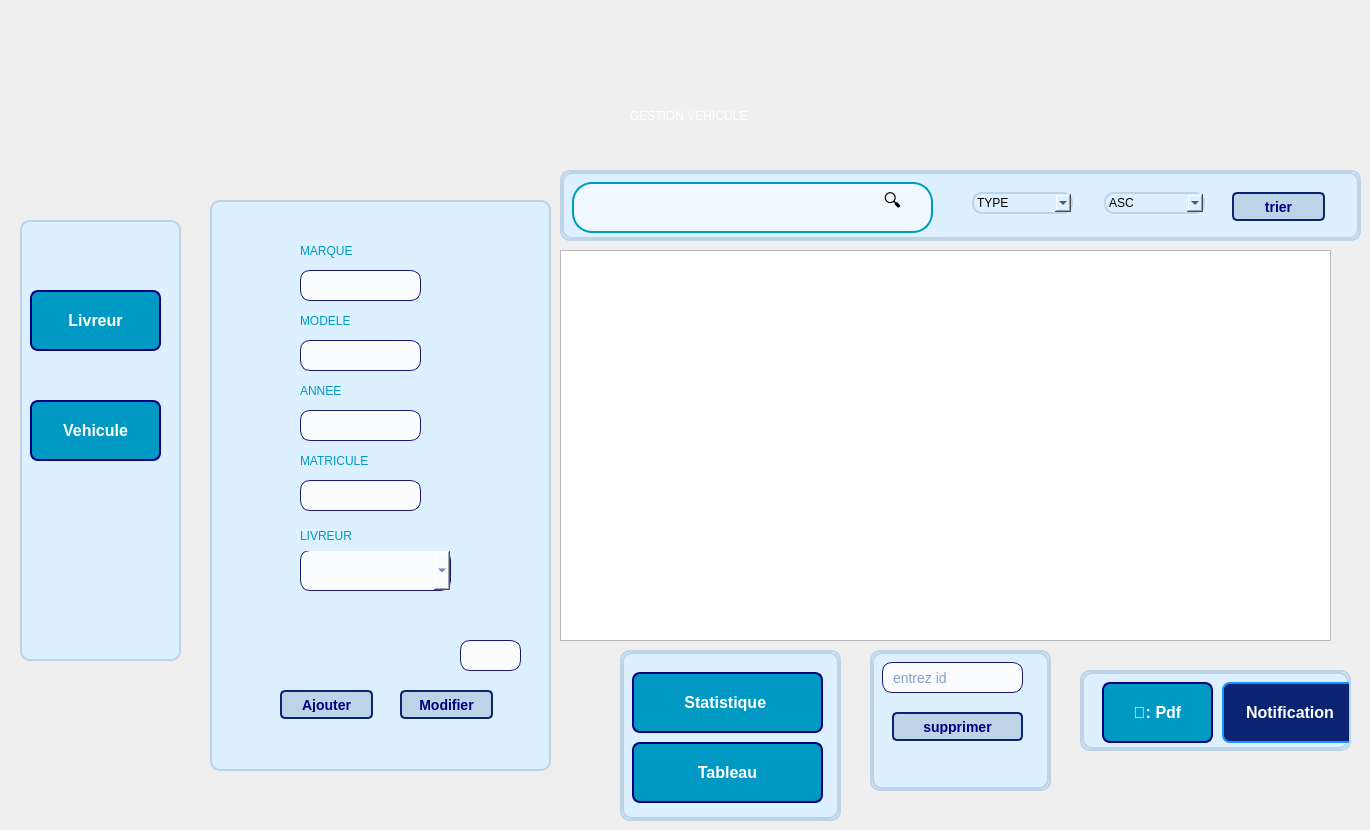
    <widget class="QWidget" name="vehicule">
     <widget class="QLineEdit" name="modele_vehicule">
      <property name="geometry">
       <rect>
        <x>300</x>
        <y>340</y>
        <width>121</width>
        <height>31</height>
       </rect>
      </property>
      <property name="styleSheet">
       <string notr="true">QLineEdit {
    background-color: rgb(250, 251, 252); /* Bleu clair */
    color: #0D47A1; /* Bleu foncé pour le texte */
    font-family: &quot;Poppins&quot;, sans-serif;
    font-size: 14px;
    padding: 8px;
    border: 1px solid #191970; /* Bleu minuit */
    border-radius: 10px; /* Coins arrondis */
    transition: all 0.3s ease-in-out;
}

QLineEdit:focus {
    border: 2px solid #1E90FF; /* Bleu royal lorsqu'on clique */
    background-color: rgb(200, 230, 255); /* Bleu plus clair */
    color: #0A3D91;
    outline: none;
}
</string>
      </property>
      <property name="text">
       <string/>
      </property>
     </widget>
     <widget class="QStackedWidget" name="stackedWidget_5">
      <property name="geometry">
       <rect>
        <x>560</x>
        <y>170</y>
        <width>801</width>
        <height>71</height>
       </rect>
      </property>
      <property name="styleSheet">
       <string notr="true">border-radius: 10px;
border: 2px solid ;
background-color: rgb(220, 240, 255);
border-color: rgb(189, 211, 232);
</string>
      </property>
      <property name="currentIndex">
       <number>1</number>
      </property>
      <widget class="QWidget" name="page_9"/>
      <widget class="QWidget" name="page_10">
       <widget class="QLineEdit" name="lineEdit_chercher_vehicule">
        <property name="geometry">
         <rect>
          <x>10</x>
          <y>10</y>
          <width>361</width>
          <height>51</height>
         </rect>
        </property>
        <property name="styleSheet">
         <string notr="true">QLineEdit {
    background-color: rgb(240, 248, 255);
    border: 2px solid rgb(0, 153, 195);
    border-radius: 20px;
    padding: 10px 40px; /* Espace pour l'icône */
    font-size: 16px;
    color: rgb(0, 102, 122);
    selection-background-color: rgb(189, 211, 232);
    min-width: 250px;
    qproperty-placeholderText: &quot; Rechercher...&quot;; /* Ajout d'un placeholder avec icône */
}

QLineEdit:focus {
    border: 2px solid rgb(0, 102, 122);
    background-color: rgb(255, 255, 255);
}
</string>
        </property>
        <property name="text">
         <string/>
        </property>
       </widget>
       <widget class="QPushButton" name="pushButton_10">
        <property name="geometry">
         <rect>
          <x>300</x>
          <y>10</y>
          <width>61</width>
          <height>41</height>
         </rect>
        </property>
        <property name="styleSheet">
         <string notr="true">QPushButton {
    background-color: transparent;
    font-size: 18px;
    border-radius: 20px;
    padding: 10px 20px;
    border: none;
    transition: background 0.3s ease-in-out;
}

QPushButton::before {
    content: &quot;🔍&quot;; /* Icône de loupe intégrée */
    font-size: 20px;
    margin-right: 8px;
}

QPushButton:hover {
    background-color: rgb(0, 102, 122);
}

QPushButton:pressed {
    background-color: rgb(0, 85, 102);
}
QPushButton#searchButton {
    background-color: rgb(0, 153, 195);
    color: white;
    font-size: 14px;
    border-radius: 10px;
    padding: 8px 15px;
    border: none;
}

/* Effet au survol */
QPushButton#searchButton:hover {
    background-color: rgb(0, 102, 122);
}
</string>
        </property>
        <property name="text">
         <string>🔍</string>
        </property>
       </widget>
       <widget class="QComboBox" name="comboBox_choix_vehicule">
        <property name="geometry">
         <rect>
          <x>410</x>
          <y>20</y>
          <width>101</width>
          <height>22</height>
         </rect>
        </property>
        <item>
         <property name="text">
          <string>TYPE</string>
         </property>
        </item>
        <item>
         <property name="text">
          <string>ETAT</string>
         </property>
        </item>
        <item>
         <property name="text">
          <string>CAPACITE</string>
         </property>
        </item>
        <item>
         <property name="text">
          <string>DESCRIPTION</string>
         </property>
        </item>
        <item>
         <property name="text">
          <string>ENTRETIEN</string>
         </property>
        </item>
       </widget>
       <widget class="QComboBox" name="comboBox_ordre_vehicule">
        <property name="geometry">
         <rect>
          <x>542</x>
          <y>20</y>
          <width>101</width>
          <height>22</height>
         </rect>
        </property>
        <item>
         <property name="text">
          <string>ASC</string>
         </property>
        </item>
        <item>
         <property name="text">
          <string>DESC</string>
         </property>
        </item>
       </widget>
       <widget class="QPushButton" name="bt_trier_vehicule">
        <property name="geometry">
         <rect>
          <x>670</x>
          <y>20</y>
          <width>93</width>
          <height>29</height>
         </rect>
        </property>
        <property name="styleSheet">
         <string notr="true">QPushButton {
	background-color: rgb(189, 211, 232);
    border: 2px solid #0A2472; /* Bordure bleu nuit */
    border-radius: 5px; /* Coins arrondis */
    color: rgb(0, 0, 127); /* Texte en blanc */
    font-size: 14px; /* Taille de police */
    padding: 5px; /* Espacement interne */
    font-weight: bold; /* Texte en gras */
    transition: background-color 0.3s ease; /* Transition douce pour le hover */
}

QPushButton:hover {

background-color: rgb(220, 240, 255);
}

QPushButton:focus {
    border: 2px solid #1E90FF; /* Bordure bleu royal au focus */
    background-color: #153A69; /* Fond bleu foncé au focus */
}
</string>
        </property>
        <property name="text">
         <string>trier</string>
        </property>
       </widget>
      </widget>
     </widget>
     <widget class="QLabel" name="label_47">
      <property name="geometry">
       <rect>
        <x>300</x>
        <y>310</y>
        <width>131</width>
        <height>21</height>
       </rect>
      </property>
      <property name="styleSheet">
       <string notr="true">border-color: rgb(220, 240, 255);
font: 9pt &quot;Segoe UI&quot;;

background-color: rgb(220, 240, 255);

color: rgb(0, 153, 195);</string>
      </property>
      <property name="text">
       <string>MODELE</string>
      </property>
     </widget>
     <widget class="QLabel" name="label_48">
      <property name="geometry">
       <rect>
        <x>300</x>
        <y>240</y>
        <width>131</width>
        <height>21</height>
       </rect>
      </property>
      <property name="styleSheet">
       <string notr="true">border-color: rgb(220, 240, 255);
font: 9pt &quot;Segoe UI&quot;;

background-color: rgb(220, 240, 255);

color: rgb(0, 153, 195);</string>
      </property>
      <property name="text">
       <string>MARQUE</string>
      </property>
     </widget>
     <widget class="QComboBox" name="livreur_vehicule">
      <property name="geometry">
       <rect>
        <x>300</x>
        <y>550</y>
        <width>151</width>
        <height>41</height>
       </rect>
      </property>
      <property name="styleSheet">
       <string notr="true">QComboBox {
    background-color: rgb(250, 251, 252); /* Bleu clair */
    color: #0D47A1; /* Bleu foncé pour le texte */
    font-family: &quot;Poppins&quot;, sans-serif;
    font-size: 14px;
    padding: 8px;
    border: 1px solid #191970; /* Bleu minuit */
    border-radius: 10px; /* Coins arrondis */
    transition: all 0.3s ease-in-out;
}

QComboBox:focus {
    border: 2px solid #1E90FF; /* Bleu royal lorsqu'on clique */
    background-color: rgb(200, 230, 255); /* Bleu plus clair */
    color: #0A3D91;
    outline: none;
}
</string>
      </property>
     </widget>
     <widget class="QLabel" name="label_49">
      <property name="geometry">
       <rect>
        <x>300</x>
        <y>380</y>
        <width>131</width>
        <height>21</height>
       </rect>
      </property>
      <property name="styleSheet">
       <string notr="true">border-color: rgb(220, 240, 255);
font: 9pt &quot;Segoe UI&quot;;

background-color: rgb(220, 240, 255);

color: rgb(0, 153, 195);</string>
      </property>
      <property name="text">
       <string>ANNEE</string>
      </property>
     </widget>
     <widget class="QTableView" name="tableView_vehicule">
      <property name="geometry">
       <rect>
        <x>560</x>
        <y>250</y>
        <width>771</width>
        <height>391</height>
       </rect>
      </property>
     </widget>
     <widget class="QPushButton" name="bt_vehicule_to_vehicule">
      <property name="geometry">
       <rect>
        <x>30</x>
        <y>400</y>
        <width>131</width>
        <height>61</height>
       </rect>
      </property>
      <property name="styleSheet">
       <string notr="true">QPushButton {
    border: 2px solid rgb(0, 0, 127); /* Bordure bleue */
	background-color: rgb(0, 153, 195);
    border-radius: 8px; /* Coins arrondis */
    padding: 5px;
    color: white;

    font-size: 16px;
    font-weight: bold;
}

/* Placeholder text (texte par défaut) */
QLineEdit::placeholder {
    color: white;
    font-style: italic;
    font-size: 14px;
    opacity: 0.7; /* Légèrement estompé */
}



</string>
      </property>
      <property name="text">
       <string>Vehicule</string>
      </property>
     </widget>
     <widget class="QLineEdit" name="anne_vehicule">
      <property name="geometry">
       <rect>
        <x>300</x>
        <y>410</y>
        <width>121</width>
        <height>31</height>
       </rect>
      </property>
      <property name="styleSheet">
       <string notr="true">QLineEdit {
    background-color: rgb(250, 251, 252); /* Bleu clair */
    color: #0D47A1; /* Bleu foncé pour le texte */
    font-family: &quot;Poppins&quot;, sans-serif;
    font-size: 14px;
    padding: 8px;
    border: 1px solid #191970; /* Bleu minuit */
    border-radius: 10px; /* Coins arrondis */
    transition: all 0.3s ease-in-out;
}

QLineEdit:focus {
    border: 2px solid #1E90FF; /* Bleu royal lorsqu'on clique */
    background-color: rgb(200, 230, 255); /* Bleu plus clair */
    color: #0A3D91;
    outline: none;
}
</string>
      </property>
      <property name="text">
       <string/>
      </property>
     </widget>
     <widget class="QLineEdit" name="marque_vehicule">
      <property name="geometry">
       <rect>
        <x>300</x>
        <y>270</y>
        <width>121</width>
        <height>31</height>
       </rect>
      </property>
      <property name="styleSheet">
       <string notr="true">QLineEdit {
    background-color: rgb(250, 251, 252); /* Bleu clair */
    color: #0D47A1; /* Bleu foncé pour le texte */
    font-family: &quot;Poppins&quot;, sans-serif;
    font-size: 14px;
    padding: 8px;
    border: 1px solid #191970; /* Bleu minuit */
    border-radius: 10px; /* Coins arrondis */
    transition: all 0.3s ease-in-out;
}

QLineEdit:focus {
    border: 2px solid #1E90FF; /* Bleu royal lorsqu'on clique */
    background-color: rgb(200, 230, 255); /* Bleu plus clair */
    color: #0A3D91;
    outline: none;
}
</string>
      </property>
      <property name="text">
       <string/>
      </property>
     </widget>
     <widget class="QPushButton" name="bt_vehicule_to_livreur">
      <property name="geometry">
       <rect>
        <x>30</x>
        <y>290</y>
        <width>131</width>
        <height>61</height>
       </rect>
      </property>
      <property name="styleSheet">
       <string notr="true">QPushButton {
    border: 2px solid rgb(0, 0, 127); /* Bordure bleue */
	background-color: rgb(0, 153, 195);
    border-radius: 8px; /* Coins arrondis */
    padding: 5px;
    color: white;

    font-size: 16px;
    font-weight: bold;
}

/* Placeholder text (texte par défaut) */
QLineEdit::placeholder {
    color: white;
    font-style: italic;
    font-size: 14px;
    opacity: 0.7; /* Légèrement estompé */
}



</string>
      </property>
      <property name="text">
       <string>Livreur</string>
      </property>
     </widget>
     <widget class="QStackedWidget" name="stackedWidget_8">
      <property name="geometry">
       <rect>
        <x>620</x>
        <y>650</y>
        <width>221</width>
        <height>171</height>
       </rect>
      </property>
      <property name="styleSheet">
       <string notr="true">border-radius: 10px;
background-color: rgb(220, 240, 255);
border: 2px solid ;
border-color: rgb(189, 211, 232);

</string>
      </property>
      <property name="currentIndex">
       <number>1</number>
      </property>
      <widget class="QWidget" name="page_21"/>
      <widget class="QWidget" name="page_22">
       <widget class="QPushButton" name="bt_stat_vehicule">
        <property name="geometry">
         <rect>
          <x>10</x>
          <y>20</y>
          <width>191</width>
          <height>61</height>
         </rect>
        </property>
        <property name="styleSheet">
         <string notr="true">QPushButton {
    border: 2px solid rgb(0, 0, 127); /* Bordure bleue */
	background-color: rgb(0, 153, 195);
    border-radius: 8px; /* Coins arrondis */
    padding: 5px;
    color: white;

    font-size: 16px;
    font-weight: bold;
}

/* Placeholder text (texte par défaut) */
QLineEdit::placeholder {
    color: white;
    font-style: italic;
    font-size: 14px;
    opacity: 0.7; /* Légèrement estompé */
}



</string>
        </property>
        <property name="text">
         <string>Statistique </string>
        </property>
       </widget>
       <widget class="QPushButton" name="bt_tableau_2">
        <property name="geometry">
         <rect>
          <x>10</x>
          <y>90</y>
          <width>191</width>
          <height>61</height>
         </rect>
        </property>
        <property name="styleSheet">
         <string notr="true">QPushButton {
    border: 2px solid rgb(0, 0, 127); /* Bordure bleue */
	background-color: rgb(0, 153, 195);
    border-radius: 8px; /* Coins arrondis */
    padding: 5px;
    color: white;

    font-size: 16px;
    font-weight: bold;
}

/* Placeholder text (texte par défaut) */
QLineEdit::placeholder {
    color: white;
    font-style: italic;
    font-size: 14px;
    opacity: 0.7; /* Légèrement estompé */
}



</string>
        </property>
        <property name="text">
         <string>Tableau</string>
        </property>
       </widget>
      </widget>
     </widget>
     <widget class="QLabel" name="label_52">
      <property name="geometry">
       <rect>
        <x>300</x>
        <y>520</y>
        <width>181</width>
        <height>31</height>
       </rect>
      </property>
      <property name="styleSheet">
       <string notr="true">border-color: rgb(220, 240, 255);
font: 9pt &quot;Segoe UI&quot;;

background-color: rgb(220, 240, 255);

color: rgb(0, 153, 195);</string>
      </property>
      <property name="text">
       <string>LIVREUR</string>
      </property>
     </widget>
     <widget class="QStackedWidget" name="stackedWidget_6">
      <property name="geometry">
       <rect>
        <x>870</x>
        <y>650</y>
        <width>181</width>
        <height>141</height>
       </rect>
      </property>
      <property name="styleSheet">
       <string notr="true">border-radius: 10px;
background-color: rgb(220, 240, 255);
border: 2px solid ;
border-color: rgb(189, 211, 232);

</string>
      </property>
      <property name="currentIndex">
       <number>1</number>
      </property>
      <widget class="QWidget" name="page_13"/>
      <widget class="QWidget" name="page_14">
       <widget class="QLineEdit" name="id_supprimer_vehicule">
        <property name="geometry">
         <rect>
          <x>10</x>
          <y>10</y>
          <width>141</width>
          <height>31</height>
         </rect>
        </property>
        <property name="styleSheet">
         <string notr="true">QLineEdit {
    background-color: rgb(250, 251, 252); /* Bleu clair */
    color: #0D47A1; /* Bleu foncé pour le texte */
    font-family: &quot;Poppins&quot;, sans-serif;
    font-size: 14px;
    padding: 8px;
    border: 1px solid #191970; /* Bleu minuit */
    border-radius: 10px; /* Coins arrondis */
    transition: all 0.3s ease-in-out;
}

QLineEdit:focus {
    border: 2px solid #1E90FF; /* Bleu royal lorsqu'on clique */
    background-color: rgb(200, 230, 255); /* Bleu plus clair */
    color: #0A3D91;
    outline: none;
}
</string>
        </property>
        <property name="text">
         <string/>
        </property>
        <property name="placeholderText">
         <string>entrez id</string>
        </property>
       </widget>
       <widget class="QPushButton" name="bt_supprimer_vehicule">
        <property name="geometry">
         <rect>
          <x>20</x>
          <y>60</y>
          <width>131</width>
          <height>29</height>
         </rect>
        </property>
        <property name="styleSheet">
         <string notr="true">QPushButton {
	background-color: rgb(189, 211, 232);
    border: 2px solid #0A2472; /* Bordure bleu nuit */
    border-radius: 5px; /* Coins arrondis */
    color: rgb(0, 0, 127); /* Texte en blanc */
    font-size: 14px; /* Taille de police */
    padding: 5px; /* Espacement interne */
    font-weight: bold; /* Texte en gras */
    transition: background-color 0.3s ease; /* Transition douce pour le hover */
}

QPushButton:hover {

background-color: rgb(220, 240, 255);
}

QPushButton:focus {
    border: 2px solid #1E90FF; /* Bordure bleu royal au focus */
    background-color: #153A69; /* Fond bleu foncé au focus */
}
</string>
        </property>
        <property name="text">
         <string>supprimer</string>
        </property>
       </widget>
      </widget>
     </widget>
     <widget class="QStackedWidget" name="stackedWidget_13">
      <property name="geometry">
       <rect>
        <x>1080</x>
        <y>670</y>
        <width>271</width>
        <height>81</height>
       </rect>
      </property>
      <property name="styleSheet">
       <string notr="true">border-radius: 10px;
background-color: rgb(220, 240, 255);
border: 2px solid ;
border-color: rgb(189, 211, 232);

</string>
      </property>
      <property name="currentIndex">
       <number>1</number>
      </property>
      <widget class="QWidget" name="page_31"/>
      <widget class="QWidget" name="page_32">
       <widget class="QPushButton" name="bt_pdf_vehicule">
        <property name="geometry">
         <rect>
          <x>20</x>
          <y>10</y>
          <width>111</width>
          <height>61</height>
         </rect>
        </property>
        <property name="styleSheet">
         <string notr="true">QPushButton {
    border: 2px solid rgb(0, 0, 127); /* Bordure bleue */
	background-color: rgb(0, 153, 195);
    border-radius: 8px; /* Coins arrondis */
    padding: 5px;
    color: white;

    font-size: 16px;
    font-weight: bold;
}

/* Placeholder text (texte par défaut) */
QLineEdit::placeholder {
    color: white;
    font-style: italic;
    font-size: 14px;
    opacity: 0.7; /* Légèrement estompé */
}



</string>
        </property>
        <property name="text">
         <string>📄: Pdf</string>
        </property>
       </widget>
       <widget class="QPushButton" name="pushButton_2">
        <property name="geometry">
         <rect>
          <x>140</x>
          <y>10</y>
          <width>136</width>
          <height>61</height>
         </rect>
        </property>
        <property name="minimumSize">
         <size>
          <width>136</width>
          <height>55</height>
         </size>
        </property>
        <property name="styleSheet">
         <string notr="true">QPushButton {
    background-color: #0A2472; /* Bleu foncé */
    border: 2px solid #1E90FF; /* Bordure bleu clair */
    border-radius: 8px; /* Coins arrondis */
    color: white; /* Texte blanc */
    font-size: 16px; /* Taille de police */
    font-weight: bold; /* Texte en gras */
    padding: 8px 16px; /* Espacement interne */
    min-width: 100px; /* Largeur minimale */
    min-height: 35px; /* Hauteur minimale */
    transition: all 0.2s ease-in-out; /* Douce transition */
}

/* Effet au survol */
QPushButton:hover {
    background-color: #1E90FF; /* Bleu plus clair */
    border: 2px solid #0A2472; /* Bordure plus foncée */
    color: #ffffff; /* Texte blanc */
}

/* Effet lorsqu'on appuie sur le bouton */
QPushButton:pressed {
    background-color: #153A69; /* Bleu foncé quand pressé */
    border: 2px solid #0A2472; /* Bordure accentuée */
    color: #C0DFFD; /* Texte légèrement éclairci */
    padding-top: 10px; /* Effet de relief */
    padding-bottom: 6px; /* Simule l'enfoncement du bouton */
}

/* Effet de focus (quand on navigue avec Tab ou clique sur le bouton) */
QPushButton:focus {
    border: 2px solid #FFD700; /* Bordure dorée pour mettre en avant */
    background-color: #0A2472; /* Fond bleu foncé */
}
</string>
        </property>
        <property name="text">
         <string>Notification</string>
        </property>
       </widget>
      </widget>
     </widget>
     <widget class="QLabel" name="label_53">
      <property name="geometry">
       <rect>
        <x>300</x>
        <y>450</y>
        <width>131</width>
        <height>21</height>
       </rect>
      </property>
      <property name="styleSheet">
       <string notr="true">border-color: rgb(220, 240, 255);
font: 9pt &quot;Segoe UI&quot;;

background-color: rgb(220, 240, 255);

color: rgb(0, 153, 195);</string>
      </property>
      <property name="text">
       <string>MATRICULE</string>
      </property>
     </widget>
     <widget class="QLabel" name="label_3">
      <property name="geometry">
       <rect>
        <x>20</x>
        <y>220</y>
        <width>161</width>
        <height>441</height>
       </rect>
      </property>
      <property name="styleSheet">
       <string notr="true">border-radius: 10px;
background-color: rgb(220, 240, 255);
border: 2px solid ;
border-color: rgb(189, 211, 232);

</string>
      </property>
      <property name="text">
       <string/>
      </property>
     </widget>
     <widget class="QLabel" name="label_54">
      <property name="geometry">
       <rect>
        <x>630</x>
        <y>100</y>
        <width>321</width>
        <height>31</height>
       </rect>
      </property>
      <property name="styleSheet">
       <string notr="true">border-color: rgb(220, 240, 255);
font: 20pt &quot;Segoe UI&quot;;


color:white;</string>
      </property>
      <property name="text">
       <string>GESTION VEHICULE</string>
      </property>
     </widget>
     <widget class="QPushButton" name="bt_ajouter_vehicule">
      <property name="geometry">
       <rect>
        <x>280</x>
        <y>690</y>
        <width>93</width>
        <height>29</height>
       </rect>
      </property>
      <property name="styleSheet">
       <string notr="true">QPushButton {
	background-color: rgb(189, 211, 232);
    border: 2px solid #0A2472; /* Bordure bleu nuit */
    border-radius: 5px; /* Coins arrondis */
    color: rgb(0, 0, 127); /* Texte en blanc */
    font-size: 14px; /* Taille de police */
    padding: 5px; /* Espacement interne */
    font-weight: bold; /* Texte en gras */
    transition: background-color 0.3s ease; /* Transition douce pour le hover */
}

QPushButton:hover {

background-color: rgb(220, 240, 255);
}

QPushButton:focus {
    border: 2px solid #1E90FF; /* Bordure bleu royal au focus */
    background-color: #153A69; /* Fond bleu foncé au focus */
}
</string>
      </property>
      <property name="text">
       <string>Ajouter</string>
      </property>
     </widget>
     <widget class="QLineEdit" name="matricule_vehicule">
      <property name="geometry">
       <rect>
        <x>300</x>
        <y>480</y>
        <width>121</width>
        <height>31</height>
       </rect>
      </property>
      <property name="styleSheet">
       <string notr="true">QLineEdit {
    background-color: rgb(250, 251, 252); /* Bleu clair */
    color: #0D47A1; /* Bleu foncé pour le texte */
    font-family: &quot;Poppins&quot;, sans-serif;
    font-size: 14px;
    padding: 8px;
    border: 1px solid #191970; /* Bleu minuit */
    border-radius: 10px; /* Coins arrondis */
    transition: all 0.3s ease-in-out;
}

QLineEdit:focus {
    border: 2px solid #1E90FF; /* Bleu royal lorsqu'on clique */
    background-color: rgb(200, 230, 255); /* Bleu plus clair */
    color: #0A3D91;
    outline: none;
}
</string>
      </property>
      <property name="text">
       <string/>
      </property>
     </widget>
     <widget class="QLabel" name="label_4">
      <property name="geometry">
       <rect>
        <x>210</x>
        <y>200</y>
        <width>341</width>
        <height>571</height>
       </rect>
      </property>
      <property name="styleSheet">
       <string notr="true">border-radius: 10px;
background-color: rgb(220, 240, 255);
border: 2px solid ;
border-color: rgb(189, 211, 232);

</string>
      </property>
      <property name="text">
       <string/>
      </property>
     </widget>
     <widget class="QLineEdit" name="id_vehicule">
      <property name="geometry">
       <rect>
        <x>460</x>
        <y>640</y>
        <width>61</width>
        <height>31</height>
       </rect>
      </property>
      <property name="styleSheet">
       <string notr="true">QLineEdit {
    background-color: rgb(250, 251, 252); /* Bleu clair */
    color: #0D47A1; /* Bleu foncé pour le texte */
    font-family: &quot;Poppins&quot;, sans-serif;
    font-size: 14px;
    padding: 8px;
    border: 1px solid #191970; /* Bleu minuit */
    border-radius: 10px; /* Coins arrondis */
    transition: all 0.3s ease-in-out;
}

QLineEdit:focus {
    border: 2px solid #1E90FF; /* Bleu royal lorsqu'on clique */
    background-color: rgb(200, 230, 255); /* Bleu plus clair */
    color: #0A3D91;
    outline: none;
}
</string>
      </property>
      <property name="text">
       <string/>
      </property>
     </widget>
     <widget class="QPushButton" name="bt_modifier_vehicule">
      <property name="geometry">
       <rect>
        <x>400</x>
        <y>690</y>
        <width>93</width>
        <height>29</height>
       </rect>
      </property>
      <property name="styleSheet">
       <string notr="true">QPushButton {
	background-color: rgb(189, 211, 232);
    border: 2px solid #0A2472; /* Bordure bleu nuit */
    border-radius: 5px; /* Coins arrondis */
    color: rgb(0, 0, 127); /* Texte en blanc */
    font-size: 14px; /* Taille de police */
    padding: 5px; /* Espacement interne */
    font-weight: bold; /* Texte en gras */
    transition: background-color 0.3s ease; /* Transition douce pour le hover */
}

QPushButton:hover {

background-color: rgb(220, 240, 255);
}

QPushButton:focus {
    border: 2px solid #1E90FF; /* Bordure bleu royal au focus */
    background-color: #153A69; /* Fond bleu foncé au focus */
}
</string>
      </property>
      <property name="text">
       <string>Modifier</string>
      </property>
     </widget>
     <zorder>label_3</zorder>
     <zorder>label_4</zorder>
     <zorder>modele_vehicule</zorder>
     <zorder>stackedWidget_5</zorder>
     <zorder>label_47</zorder>
     <zorder>label_48</zorder>
     <zorder>livreur_vehicule</zorder>
     <zorder>label_49</zorder>
     <zorder>tableView_vehicule</zorder>
     <zorder>bt_vehicule_to_vehicule</zorder>
     <zorder>anne_vehicule</zorder>
     <zorder>marque_vehicule</zorder>
     <zorder>bt_vehicule_to_livreur</zorder>
     <zorder>stackedWidget_8</zorder>
     <zorder>label_52</zorder>
     <zorder>stackedWidget_6</zorder>
     <zorder>stackedWidget_13</zorder>
     <zorder>label_53</zorder>
     <zorder>label_54</zorder>
     <zorder>bt_ajouter_vehicule</zorder>
     <zorder>matricule_vehicule</zorder>
     <zorder>id_vehicule</zorder>
     <zorder>bt_modifier_vehicule</zorder>
    </widget>
